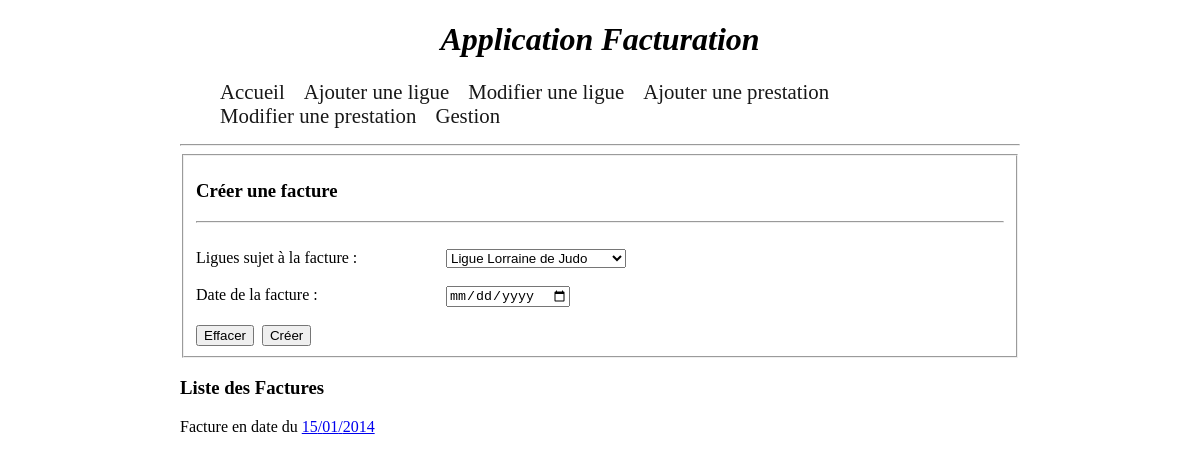
Page /panelfacture.php on the committed database.
### tables this page shows
CREATE TABLE IF NOT EXISTS `facture` (
  `numfacture` int(11) NOT NULL,
  `datefacture` date NOT NULL,
  `echeance` date NOT NULL,
  `compte_ligue` int(11) NOT NULL,
  PRIMARY KEY (`numfacture`),
  KEY `compte_ligue` (`compte_ligue`)
);

### panelfacture.php (the view, shortened to what this page needs)
<?php require ("config.php");?>
<!DOCTYPE html>
<html>
    <head>
    <link rel="stylesheet" href="style.css" />
    </head>
    <body>
    <?php require 'header.php'; ?>
  	<section>
  		<?php
        $erreur = "";
      ?>
  		<article>
       <form action="#" method="POST"><fieldset>
        <h3>Créer une facture</h3><hr />
        <?php echo $erreur;?><br/>
        <label>Ligues sujet à la facture : </label>
        <?php
          include("listederoulanteL.php");
        ?>
        <label>Date de la facture : </label><input type="date" name="datefacture" placeholder="JJ/MM/AAAA" /><br/><br/>
        <input type="reset" value="Effacer" />&nbsp;&nbsp;<input type="submit" name="creer" value="Créer" />
        </fieldset>
       </form>
      <div id ="listligue">
        <h3>Liste des Factures</h3>
        <?php
          $listfacture = $bdd->query("SELECT * FROM facture");
          while ($donnees = $listfacture->fetch())
          {
        ?>
        <p>
          Facture en date du <a href="ligne_facture.php?numero=<?php echo $donnees['numfacture'];?>"><?php
                $dates = explode('-', $donnees['datefacture']);
                echo $dates[2].'/'.$dates[1].'/'.$dates[0];
                ?></a>
        </p>
        <?php } $listfacture->closeCursor(); ?>
      </div>
  		</article>
  	</section>
    </body>
</html>

### style.css (style rules this page uses)
body { background: url("img/fond.jpeg"); margin-left: 180px; margin-right: 180px; }
label { display: block; width: 250px; float: left; }

### rows in the picture
facture: datefacture "15", datefacture "01", datefacture "2014"

### other values in the picture
form field listligue "Ligue Lorraine de Judo"
